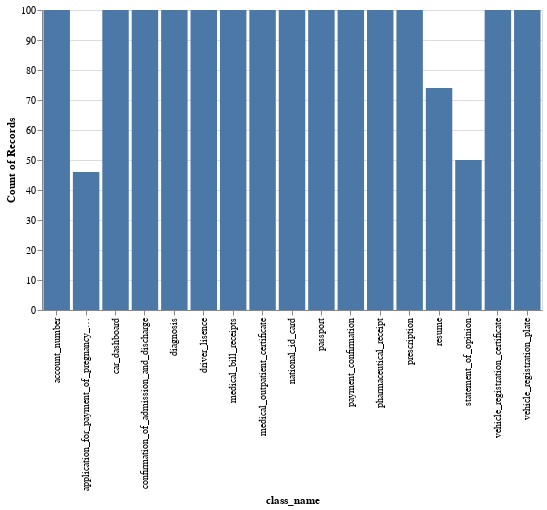

The cell this chart's notebook holds for it:
### Code cell
all_df.filter(pl.col('Dataset') == 'Train').plot.bar(
    x='class_name',
    y='count():N'
).properties(
    width=500
)

### Figure 1 — Vega-Lite specification as saved in the notebook (floating-point values rounded to 4 significant figures; data arrays with more than 128 entries replaced by an {"elided": "..."} marker saying what was removed)
{"config": {"view": {"continuousWidth": 300, "continuousHeight": 300}}, "data": {"name": "data-c509ab754b847ba30011aba1f3b4c5cc"}, "mark": {"type": "bar", "tooltip": true}, "encoding": {"x": {"field": "class_name", "type": "nominal"}, "y": {"aggregate": "count", "type": "nominal"}}, "params": [{"name": "param_6", "select": {"type": "interval", "encodings": ["x", "y"]}, "bind": "scales"}], "width": 500, "$schema": "https://vega.github.io/schema/vega-lite/v5.20.1.json", "datasets": {"data-c509ab754b847ba30011aba1f3b4c5cc": {"elided": "1570 records"}}}
